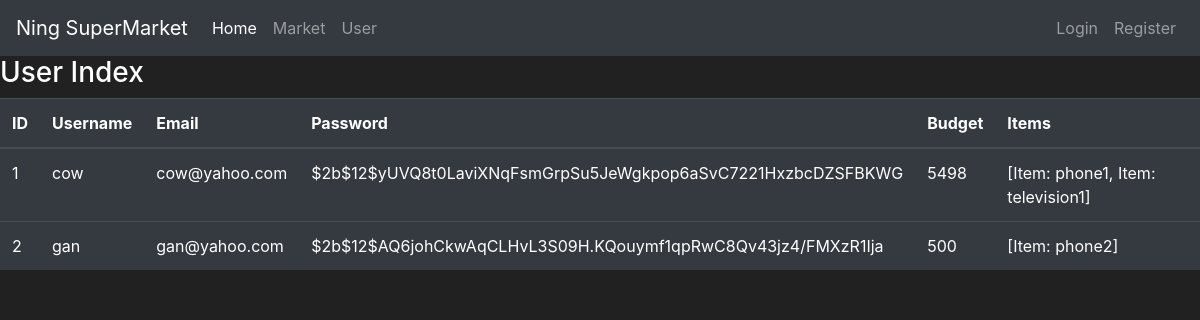
/user, run on the app's committed database.
### Market/models.py (models this page shows, shortened)
class User(db.Model, UserMixin):
    id = db.Column(db.Integer, primary_key=True)
    username=db.Column(db.String(100), nullable=False, unique=True)
    email = db.Column(db.String(100), nullable=False, unique =True)
    password = db.Column(db.String(60), nullable=False)
    budget = db.Column(db.Integer, default=1000)
    item = db.relationship('Item', backref ='owned_user', lazy = True)
    @property
    def password_hash(self):
        return self.password_hash

class Item(db.Model):
    id = db.Column(db.Integer, primary_key = True)
    name = db.Column(db.String(30), nullable = False)
    barcode = db.Column(db.String(12), nullable = False, unique=True)
    price = db.Column(db.Integer(), nullable=False)
    description = db.Column(db.String(1024), nullable=False)
    owner_id = db.Column(db.Integer, db.ForeignKey('user.id'))
    def __repr__(self):
        return f'Item: {self.name}'

### Market/views.py (the view)
@views.route('/user')
def user_page():
    users = User.query.all()
    return render_template('user.html', users = users)

### Market/templates/user.html (shortened to what this page needs)
{% extends 'base.html' %}
{% block body %}
<table class="table table-hover table-dark">
    <h3>User Index</h3>
    <thead>
    <tr>
        <th scope="col">ID</th>
        <th scope="col">Username</th>
        <th scope="col">Email</th>
        <th scope="col">Password</th>
        <th scope="col">Budget</th>
        <th scope="col">Items</th>
    </tr>
    </thead>
    <tbody>
    {% for user in users %}
    <tr>
        <td>{{ user.id }}</td>
        <td>{{ user.username }}</td>
        <td>{{ user.email }}</td>
        <td>{{ user.password }}</td>
        <td>{{ user.budget }}</td>
        <td>
           {{ user.item }}
        </td>
    </tr>
    {% endfor %}
    </tbody>
</table>
{% endblock %}}

### Market/templates/base.html (shortened to what this page needs)
<!doctype html>
<html lang="en">
<head>
    <link rel="stylesheet" href="https://stackpath.bootstrapcdn.com/bootstrap/4.3.1/css/bootstrap.min.css"
>
</head>
<body>
<nav class="navbar navbar-expand-md navbar-dark bg-dark">
    <a class="navbar-brand" href="#">Ning SuperMarket</a>
    <div class="collapse navbar-collapse" id="navbarNav">
        <ul class="navbar-nav">
            <li class="nav-item active">
                <a class="nav-link" href="{{ url_for('views.home_page')}}">Home</a>
            </li>
            <li class="nav-item">
                <a class="nav-link" href="{{ url_for('views.market_page')}}">Market</a>
            </li>
            <li class="nav-item">
                <a class="nav-link" href="{{ url_for('views.user_page')}}">User</a>
            </li>
        </ul>
        {% if current_user.is_authenticated %}
        <ul class="navbar-nav ml-auto">
            <li class="nav-item">
                <a class="nav-link" style="color:lawngreen; font-weight:bold">
                    <i class="fas fa-coins"></i>
                    {{ current_user.beautify_budget }}
                </a>
            </li>
            <li class="nav-item">
                <a class="nav-link">Welcome, {{ current_user.username }}</a>
            </li>
            <li class="nav-item">
                <a class="nav-link" href="{{ url_for('views.logout_page')}}">Logout</a>
            </li>
        </ul>
        {% else %}
        <ul class="navbar-nav ml-auto">
            <li class="nav-item">
                <a class="nav-link" href="{{ url_for('views.login_page')}}">Login</a>
            </li>
            <li class="nav-item">
                <a class="nav-link" href="{{ url_for('views.register_page')}}">Register</a>
            </li>
        </ul>
        {% endif %}
    </div>
</nav>
{% block body %}{% endblock %}
</body>
</html>

### Market/templates/base.html (style rules this page uses)
body { background-color: #212121; color: white }

### data on the page
User: id "1", username "cow", email "cow@yahoo.com", password "$2b$12$yUVQ8t0LaviXNqFsmGrpSu5JeWgkpop6aSvC7221HxzbcDZSFBKWG", budget "5498", item "[Item: phone1, Item: television1]"
User: id "2", username "gan", email "gan@yahoo.com", password "$2b$12$AQ6johCkwAqCLHvL3S09H.KQouymf1qpRwC8Qv43jz4/FMXzR1Ija", budget "500", item "[Item: phone2]"
